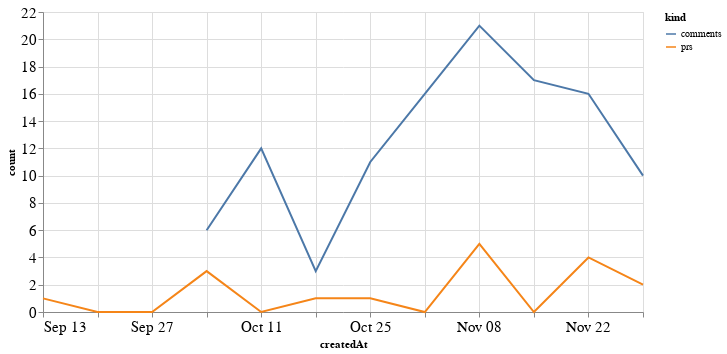

This figure's notebook cell:
### Code cell
alt.Chart(total_time, width=600).mark_line().encode(
    x='createdAt',
    y='count',
    color='kind'
)

### Figure 1 — Vega-Lite specification as saved in the notebook (floating-point values rounded to 4 significant figures)
{"config": {"axisLeft": {"labelFontSize": 15}, "axisBottom": {"labelFontSize": 15}}, "data": {"name": "data-09388970c4aa9f9b4e3aad32f776dd46"}, "mark": "line", "encoding": {"color": {"type": "nominal", "field": "kind"}, "x": {"type": "temporal", "field": "createdAt"}, "y": {"type": "quantitative", "field": "count"}}, "width": 600, "$schema": "https://vega.github.io/schema/vega-lite/v4.8.1.json", "datasets": {"data-09388970c4aa9f9b4e3aad32f776dd46": [{"createdAt": "2020-09-13T00:00:00", "kind": "prs", "count": 1.0}, {"createdAt": "2020-09-20T00:00:00", "kind": "prs", "count": 0.0}, {"createdAt": "2020-09-27T00:00:00", "kind": "prs", "count": 0.0}, {"createdAt": "2020-10-04T00:00:00", "kind": "prs", "count": 3.0}, {"createdAt": "2020-10-11T00:00:00", "kind": "prs", "count": 0.0}, {"createdAt": "2020-10-18T00:00:00", "kind": "prs", "count": 1.0}, {"createdAt": "2020-10-25T00:00:00", "kind": "prs", "count": 1.0}, {"createdAt": "2020-11-01T00:00:00", "kind": "prs", "count": 0.0}, {"createdAt": "2020-11-08T00:00:00", "kind": "prs", "count": 5.0}, {"createdAt": "2020-11-15T00:00:00", "kind": "prs", "count": 0.0}, {"createdAt": "2020-11-22T00:00:00", "kind": "prs", "count": 4.0}, {"createdAt": "2020-11-29T00:00:00", "kind": "prs", "count": 2.0}, {"createdAt": "2020-09-13T00:00:00", "kind": "comments", "count": null}, {"createdAt": "2020-09-20T00:00:00", "kind": "comments", "count": null}, {"createdAt": "2020-09-27T00:00:00", "kind": "comments", "count": null}, {"createdAt": "2020-10-04T00:00:00", "kind": "comments", "count": 6.0}, {"createdAt": "2020-10-11T00:00:00", "kind": "comments", "count": 12.0}, {"createdAt": "2020-10-18T00:00:00", "kind": "comments", "count": 3.0}, {"createdAt": "2020-10-25T00:00:00", "kind": "comments", "count": 11.0}, {"createdAt": "2020-11-01T00:00:00", "kind": "comments", "count": 16.0}, {"createdAt": "2020-11-08T00:00:00", "kind": "comments", "count": 21.0}, {"createdAt": "2020-11-15T00:00:00", "kind": "comments", "count": 17.0}, {"createdAt": "2020-11-22T00:00:00", "kind": "comments", "count": 16.0}, {"createdAt": "2020-11-29T00:00:00", "kind": "comments", "count": 10.0}]}}
